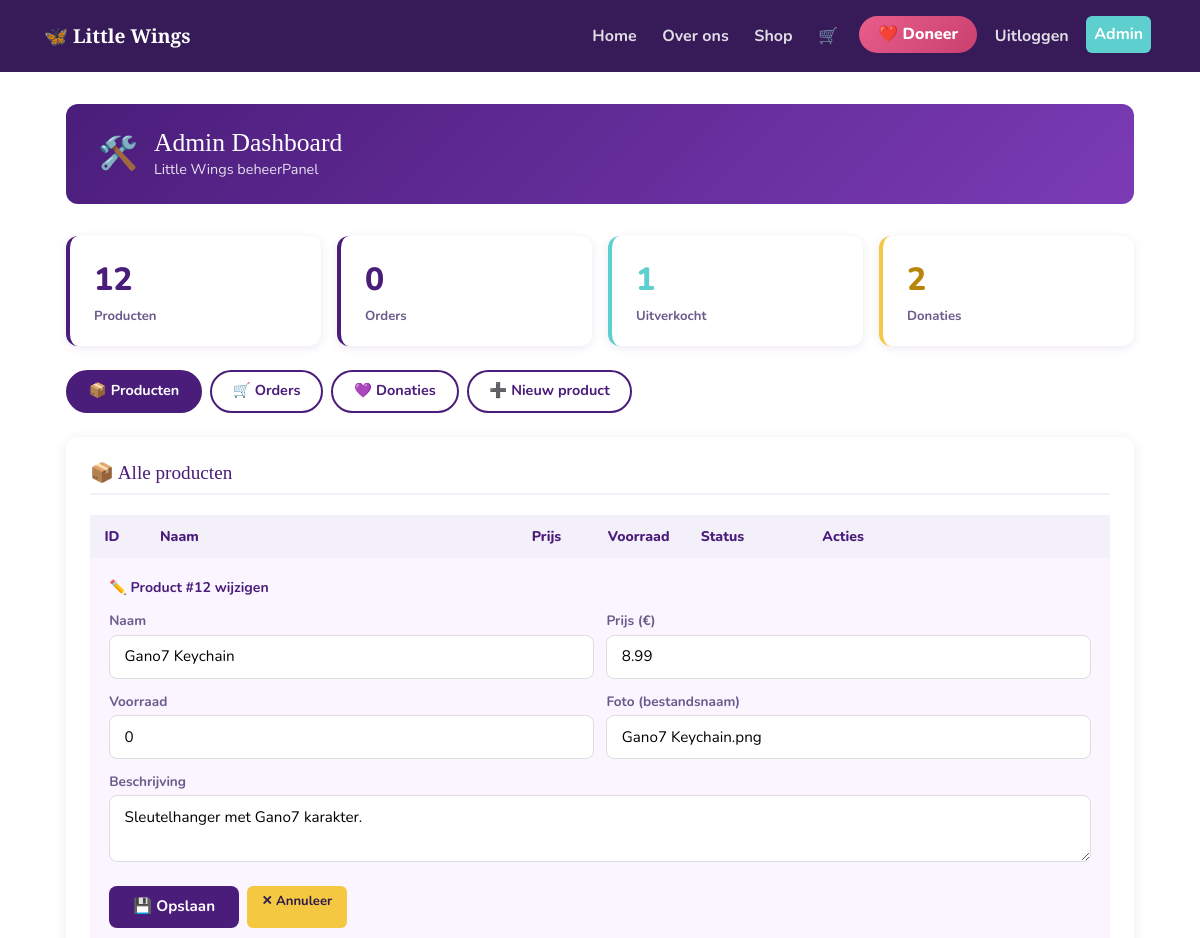
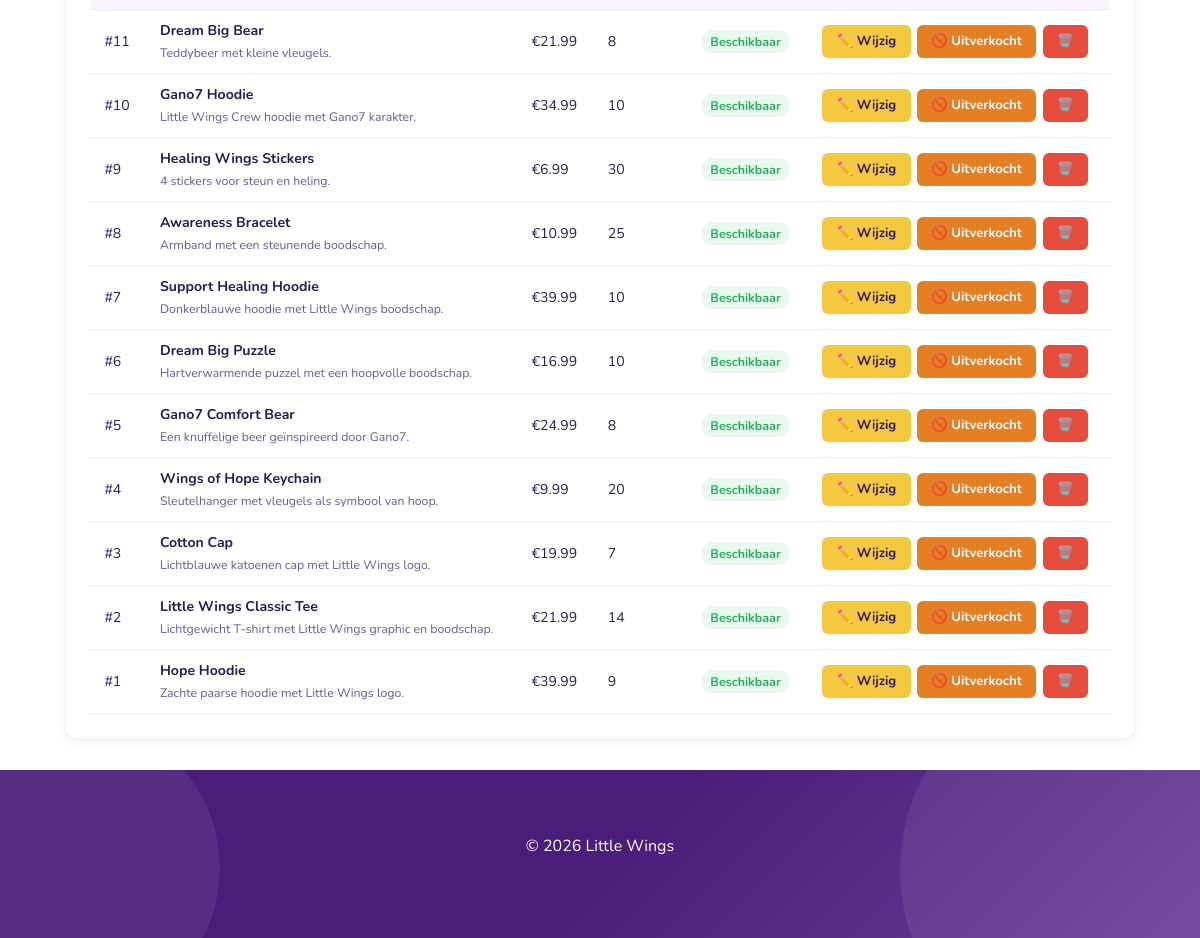
Page /admin?edit_id=12 (signed in) on the committed database (2 pictures, top to bottom).
### app/models.py (models this page shows, shortened)
class Product(db.Model):
    __tablename__ = 'product'
    id: Mapped[int] = mapped_column(primary_key=True)
    naam: Mapped[str] = mapped_column(String(100), nullable=False)
    beschrijving: Mapped[str | None] = mapped_column(Text)
    prijs: Mapped[float] = mapped_column(Float, nullable=False)
    voorraad: Mapped[int] = mapped_column(Integer, default=0)
    foto: Mapped[str | None] = mapped_column(String(200))

### app/auth.py (the view)
    def check(**url_waarde):
        if not current_user.is_authenticated:
            return redirect(url_for('login'))
        if current_user.email not in ADMIN_EMAILS:
            abort(403)
        return functie(**url_waarde)

### app/auth.py (called while the page is built)
def admin_required(functie):
    def check(**url_waarde):
        if not current_user.is_authenticated:
            return redirect(url_for('login'))
        if current_user.email not in ADMIN_EMAILS:
            abort(403)
        return functie(**url_waarde)
    check.__name__ = functie.__name__
    return check

### app/models.py (called while the page is built)
@login_manager.user_loader
def load_user(user_id: int):
    return db.session.get(User, int(user_id))

### app/templates/admin.html (shortened to what this page needs)
{% extends "base.html" %}
{% block content %}
<div class="admin-wrap">
  <div class="admin-header">
    <span style="font-size:2rem">🛠️</span>
    <div>
      <h1>Admin Dashboard</h1>
      <div style="font-size:.9rem;opacity:.85">Little Wings beheerPanel</div>
    </div>
  </div>
  <div class="stats-row">
    <div class="stat-box">
      <div class="num">{{ producten|length }}</div>
      <div class="lbl">Producten</div>
    </div>
    <div class="stat-box">
      <div class="num">{{ orders|length }}</div>
      <div class="lbl">Orders</div>
    </div>
    <div class="stat-box" style="border-color:var(--teal)">
      <div class="num" style="color:var(--teal)">{{ producten|selectattr('voorraad','eq',0)|list|length }}</div>
      <div class="lbl">Uitverkocht</div>
    </div>
    <div class="stat-box" style="border-color:var(--gold)">
      <div class="num" style="color:#b8860b">{{ donaties|length }}</div>
      <div class="lbl">Donaties</div>
    </div>
  </div>
  <div class="admin-tabs">
    <a href="#producten" class="admin-tab {% if tab == 'producten' or not tab %}active{% endif %}">📦 Producten</a>
    <a href="#orders" class="admin-tab {% if tab == 'orders' %}active{% endif %}">🛒 Orders</a>
    <a href="#donaties" class="admin-tab {% if tab == 'donaties' %}active{% endif %}">💜 Donaties</a>
    <a href="#nieuw" class="admin-tab {% if tab == 'nieuw' %}active{% endif %}">➕ Nieuw product</a>
  </div>
  <div id="producten" class="admin-section">
    <div class="admin-card">
      <h2>📦 Alle producten</h2>
      {% if producten %}
      <div style="overflow-x:auto">
        <table class="admin-table">
          <thead>
            <tr>
              <th>ID</th><th>Naam</th><th>Prijs</th><th>Voorraad</th><th>Status</th><th>Acties</th>
            </tr>
          </thead>
          <tbody>
            {% for p in producten %}
            {% if edit_id == p.id %}
            <tr class="edit-form-row">
              <td colspan="6">
                <strong style="color:var(--primary);display:block;margin-bottom:.8rem">✏️ Product #{{ p.id }} wijzigen</strong>
                <form method="POST" action="{{ url_for('admin_wijzig_product', product_id=p.id) }}" class="admin-form">
                  <div class="form-row">
                    <div>
                      <label>Naam</label>
                      <input type="text" name="naam" value="{{ p.naam }}" required>
                    </div>
                    <div>
                      <label>Prijs (€)</label>
                      <input type="number" name="prijs" step="0.01" min="0" value="{{ '%.2f'|format(p.prijs) }}" required>
                    </div>
                  </div>
                  <div class="form-row">
                    <div>
                      <label>Voorraad</label>
                      <input type="number" name="voorraad" min="0" value="{{ p.voorraad }}">
                    </div>
                    <div>
                      <label>Foto (bestandsnaam)</label>
                      <input type="text" name="foto" value="{{ p.foto or '' }}" placeholder="bijv. hoodie.png">
                    </div>
                  </div>
                  <div>
                    <label>Beschrijving</label>
                    <textarea name="beschrijving" rows="2">{{ p.beschrijving or '' }}</textarea>
                  </div>
                  <div style="display:flex;gap:.5rem;margin-top:.3rem;flex-wrap:wrap">
                    <button type="submit" class="btn-primary">💾 Opslaan</button>
                    <a href="{{ url_for('admin') }}" class="btn-warning">✕ Annuleer</a>
                  </div>
                </form>
              </td>
            </tr>
            {% else %}
            <tr>
              <td>#{{ p.id }}</td>
              <td>
                <strong>{{ p.naam }}</strong>
                {% if p.beschrijving %}
                  <br><small style="color:var(--text-light)">{{ p.beschrijving[:60] }}{% if p.beschrijving|length > 60 %}…{% endif %}</small>
                {% endif %}
              </td>
              <td>€{{ '%.2f'|format(p.prijs) }}</td>
              <td>{{ p.voorraad }}</td>
              <td>
                {% if p.voorraad == 0 %}
                  <span class="badge-uitverkocht">Uitverkocht</span>
                {% else %}
                  <span class="badge-beschikbaar">Beschikbaar</span>
                {% endif %}
              </td>
              <td>
                <div class="actions">
                  <a href="{{ url_for('admin', edit_id=p.id) }}#producten" class="btn-warning">✏️ Wijzig</a>
                  <form method="POST" action="{{ url_for('admin_uitverkocht', product_id=p.id) }}">
                    {% if p.voorraad == 0 %}
                      <button type="submit" class="btn-groen">✅ Herstel</button>
                    {% else %}
                      <button type="submit" class="btn-oranje">🚫 Uitverkocht</button>
                    {% endif %}
                  </form>
                  <form method="POST" action="{{ url_for('admin_verwijder_product', product_id=p.id) }}">
                    <button type="submit" class="btn-danger">🗑️</button>
                  </form>
                </div>
              </td>
            </tr>
            {% endif %}
            {% endfor %}
          </tbody>
        </table>
      </div>
      {% else %}
        <p style="color:var(--text-light);text-align:center;padding:2rem">
          Nog geen producten. <a href="#nieuw" style="color:var(--primary)">Voeg er één toe ➕</a>
        </p>
      {% endif %}
    </div>
  </div>
</div>
{% endblock %}

### app/static/css/style.css (style rules this page uses)
:root { --primary: #4a1d7a; --primary-light: #7b3bb5; --teal: #5ecfcf; --gold: #f5c842; --white: #ffffff; --text: #2d1b4e; --text-light: #6b5a8a; --light-bg: #f4f0fa; --border: #e8e0f5; --surface: #faf8ff; }
* { box-sizing: border-box; margin: 0; padding: 0; }
body { font-family: 'Nunito', sans-serif; color: var(--text); background: var(--white); }
.btn-primary { background: white; color: #b87a3c; border: 2px solid white; }
.admin-wrap { max-width: 1100px; margin: 2rem auto; padding: 0 1rem; }
.admin-header { background: linear-gradient(135deg, var(--primary), var(--primary-light)); color: #fff; padding: 1.5rem 2rem; border-radius: 12px; margin-bottom: 2rem; display: flex; align-items: center; gap: 1rem; }
.admin-header h1 { margin: 0; font-size: 1.6rem; font-family: 'Playfair Display', serif; }
.admin-tabs { display: flex; gap: .5rem; margin-bottom: 1.5rem; flex-wrap: wrap; }
.admin-tab { padding: .55rem 1.3rem; border: 2px solid var(--primary); border-radius: 30px; background: transparent; color: var(--primary); font-weight: 700; text-decoration: none; font-size: .9rem; transition: all .2s; }
.admin-tab:hover, .admin-tab.active { background: var(--primary); color: #fff; }
.admin-section { display: none; }
#producten { display: block; }
.admin-card { background: #fff; border-radius: 12px; box-shadow: 0 2px 12px rgba(74,29,122,.1); padding: 1.5rem; margin-bottom: 1.5rem; }
.admin-card h2 { font-size: 1.2rem; color: var(--primary); margin-bottom: 1.2rem; font-family: 'Playfair Display', serif; border-bottom: 2px solid var(--light-bg); padding-bottom: .6rem; }
.stats-row { display: grid; grid-template-columns: repeat(auto-fit, minmax(160px,1fr)); gap: 1rem; margin-bottom: 1.5rem; }
.stat-box { background: #fff; border-radius: 12px; padding: 1.2rem 1.5rem; box-shadow: 0 2px 10px rgba(74,29,122,.1); border-left: 4px solid var(--primary); }
.stat-box .num { font-size: 2rem; font-weight: 800; color: var(--primary); }
.stat-box .lbl { font-size: .82rem; color: var(--text-light); font-weight: 700; margin-top: .2rem; }
.admin-table { width: 100%; border-collapse: collapse; font-size: .88rem; }
.admin-table th { background: var(--light-bg); color: var(--primary); padding: .7rem .9rem; text-align: left; font-weight: 800; }
.admin-table td { padding: .65rem .9rem; border-bottom: 1px solid #f0eaf8; vertical-align: middle; }
.badge-beschikbaar { background: #eafaf1; color: #27ae60; padding: .2rem .6rem; border-radius: 20px; font-size: .78rem; font-weight: 700; }
.btn-primary { background: var(--primary); color: #fff; border: none; padding: .6rem 1.5rem; border-radius: 8px; font-weight: 700; cursor: pointer; font-size: .95rem; text-decoration: none; display: inline-block; }
.btn-danger { background: #e74c3c; color: #fff; border: none; padding: .4rem .9rem; border-radius: 6px; font-size: .82rem; font-weight: 700; cursor: pointer; }
.btn-warning { background: var(--gold); color: var(--text); border: none; padding: .4rem .9rem; border-radius: 6px; font-size: .82rem; font-weight: 700; cursor: pointer; text-decoration: none; display: inline-block; }
.btn-oranje { background: #e67e22; color: #fff; border: none; padding: .4rem .9rem; border-radius: 6px; font-size: .82rem; font-weight: 700; cursor: pointer; }
.actions { display: flex; gap: .4rem; flex-wrap: wrap; align-items: center; }
.admin-form { display: grid; gap: .8rem; }
.admin-form input, .admin-form textarea { width: 100%; padding: .6rem .9rem; border: 1.5px solid #ddd; border-radius: 8px; font-family: 'Nunito', sans-serif; font-size: .95rem; }
.admin-form label { font-weight: 700; font-size: .85rem; color: var(--text-light); margin-bottom: .2rem; display: block; }
.form-row { display: grid; grid-template-columns: 1fr 1fr; gap: .8rem; }
.edit-form-row td { background: #faf5ff !important; padding: 1.2rem !important; }

### rows in the picture
Product: id "12", naam "Gano7 Keychain", prijs "8.99", voorraad "0", foto "Gano7 Keychain.png", beschrijving "Sleutelhanger met Gano7 karakter."
Product: id "11", naam "Dream Big Bear", beschrijving "Teddybeer met kleine vleugels.", prijs "21.99", voorraad "8", shows "Beschikbaar", shows "🚫 Uitverkocht"
Product: id "10", naam "Gano7 Hoodie", beschrijving "Little Wings Crew hoodie met Gano7 karakter.", prijs "34.99", voorraad "10", shows "Beschikbaar", shows "🚫 Uitverkocht"
Product: id "9", naam "Healing Wings Stickers", beschrijving "4 stickers voor steun en heling.", prijs "6.99", voorraad "30", shows "Beschikbaar", shows "🚫 Uitverkocht"
Product: id "8", naam "Awareness Bracelet", beschrijving "Armband met een steunende boodschap.", prijs "10.99", voorraad "25", shows "Beschikbaar", shows "🚫 Uitverkocht"
Product: id "7", naam "Support Healing Hoodie", beschrijving "Donkerblauwe hoodie met Little Wings boodschap.", prijs "39.99", voorraad "10", shows "Beschikbaar", shows "🚫 Uitverkocht"
Product: id "6", naam "Dream Big Puzzle", beschrijving "Hartverwarmende puzzel met een hoopvolle boodschap.", prijs "16.99", voorraad "10", shows "Beschikbaar", shows "🚫 Uitverkocht"
Product: id "5", naam "Gano7 Comfort Bear", beschrijving "Een knuffelige beer geïnspireerd door Gano7.", prijs "24.99", voorraad "8", shows "Beschikbaar", shows "🚫 Uitverkocht"
Product: id "4", naam "Wings of Hope Keychain", beschrijving "Sleutelhanger met vleugels als symbool van hoop.", prijs "9.99", voorraad "20", shows "Beschikbaar", shows "🚫 Uitverkocht"
Product: id "3", naam "Cotton Cap", beschrijving "Lichtblauwe katoenen cap met Little Wings logo.", prijs "19.99", voorraad "7", shows "Beschikbaar", shows "🚫 Uitverkocht"
Product: id "2", naam "Little Wings Classic Tee", beschrijving "Lichtgewicht T-shirt met Little Wings graphic en boodschap.", prijs "21.99", voorraad "14", shows "Beschikbaar", shows "🚫 Uitverkocht"
Product: id "1", naam "Hope Hoodie", beschrijving "Zachte paarse hoodie met Little Wings logo.", prijs "39.99", voorraad "9", shows "Beschikbaar", shows "🚫 Uitverkocht"

### other values in the picture
{{ producten|length }} "12"
{{ orders|length }} "0"
{{ producten|selectattr('voorraad','eq',0)|list|length }} "1"
{{ donaties|length }} "2"
